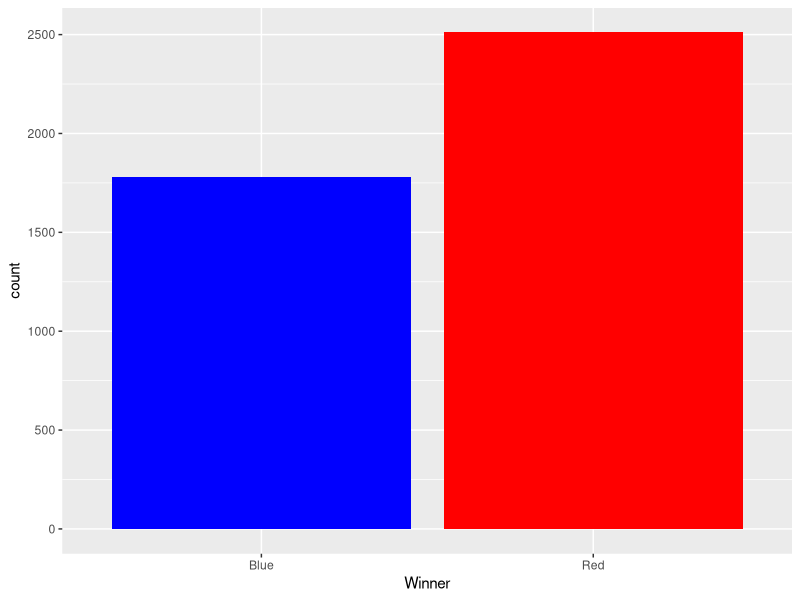
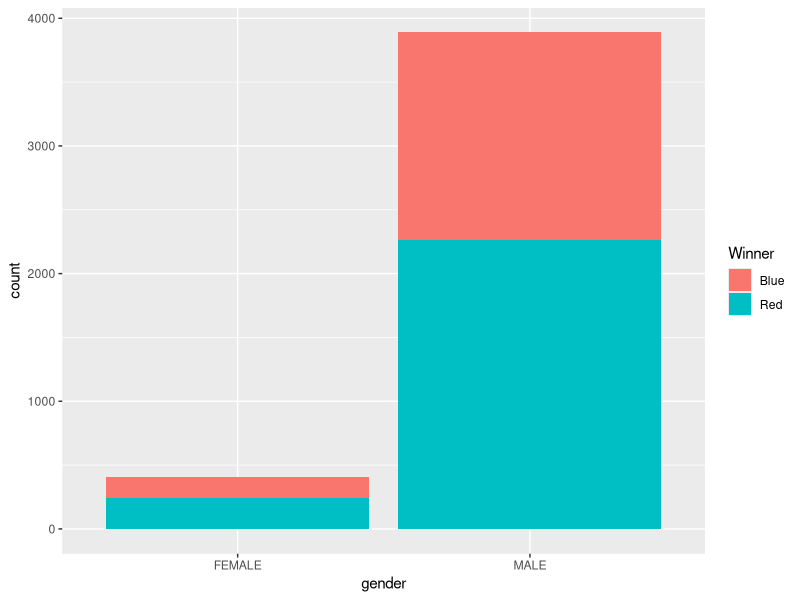
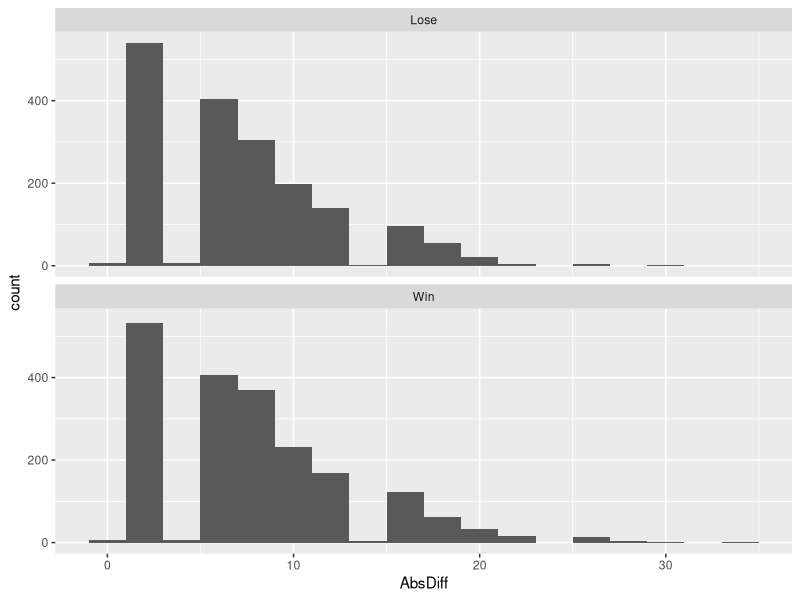
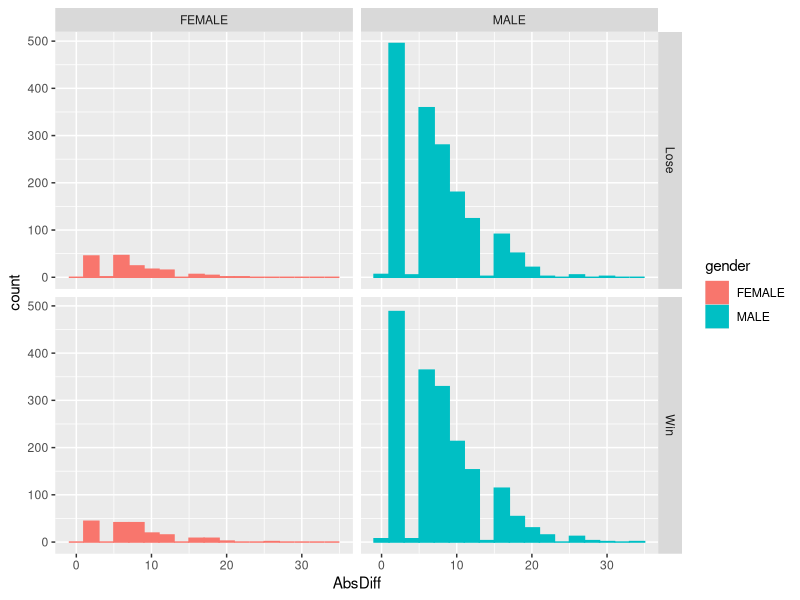

Generate these figures, in order, with R:
## ---- chunk 1
knitr::opts_chunk$set(echo = TRUE)

library(dplyr)
library(ggplot2)
## ---- chunk 2
df <- read.csv('ufc-master.csv')
## ---- chunk 3
# Question: Does one color have an advantage over the other? Does it change with gender?

# Get the data
color <- df[,c('Winner', 'gender')]

# Plot the graph
color.hist <- ggplot(color, aes(x = Winner))
color.hist +
  geom_histogram(stat = 'count', fill = c('Blue', 'Red'))


# Test of significance ?

## ---- chunk 4
ggplot(df, aes(x = gender, fill = Winner)) +
  geom_bar()
## ---- chunk 5
# Question: Does the fighter with the longer reach win more frequently?

# Create a smaller data frame
reach <- df[,c('Winner', 'B_Reach_cms', 'R_Reach_cms')]

# Calculate the difference in reach (positive = blue advantage)
reach$Diff <- reach$B_Reach_cms - reach$R_Reach_cms

# There is an outlier that makes no sense, so remove it
reach <- reach[reach$Diff > -50,]

# Remove all cases where the players had equal reach
reach <- subset(reach, !(Diff == 0))

# Identify the fighter with the longer reach
reach$Advantage <-
  case_when(
    reach$Diff > 0 ~ 'Blue',
    reach$Diff < 0 ~ 'Red'
  )

# Identify if the advantaged fighter won
reach$AdWin <-
  case_when(
    reach$Advantage == reach$Winner ~ 'Win',
    reach$Advantage != reach$Winner ~ 'Lose'
  )

reach$AdWin <- as.factor(reach$AdWin)

# Take the absolute value of the difference
reach$AbsDiff <- abs(reach$Diff)

# Plot the data
reach.hist <- ggplot(reach, aes(x = AbsDiff))
reach.hist +
  geom_histogram(binwidth = 2) +
  facet_wrap(~ AdWin, ncol = 1)

# Create the logistic regression
reach.model <- glm(AdWin ~ AbsDiff, data = reach, family = binomial())

# Display summary
summary(reach.model)

## ---- chunk 6
# Question: Does gender impact whether the fighter with the longer reach will win more frequently?

# Create a smaller data frame
reach_gender <- df[,c('Winner', 'gender', 'B_Reach_cms', 'R_Reach_cms')]

# Convert gender into levels
reach_gender$gender <- as.factor(reach_gender$gender)

# Calculate the difference in reach (positive = blue advantage)
reach_gender$Diff <- reach_gender$B_Reach_cms - reach_gender$R_Reach_cms

# There is an outlier that makes no sense, so remove it
reach_gender <- reach_gender[reach_gender$Diff > -50,]

# There is an outlier that makes no sense, so remove it
reach_gender <- reach_gender[reach$Diff > -50,]

# Remove all cases where the players had equal reach
reach_gender <- subset(reach_gender, !(Diff == 0))

# Identify the fighter with the longer reach
reach_gender$Advantage <-
  case_when(
    reach_gender$Diff > 0 ~ 'Blue',
    reach_gender$Diff < 0 ~ 'Red'
  )

# Identify if the advantaged fighter won
reach_gender$AdWin <-
  case_when(
    reach_gender$Advantage == reach_gender$Winner ~ 'Win',
    reach_gender$Advantage != reach_gender$Winner ~ 'Lose'
  )

reach_gender$AdWin <- as.factor(reach_gender$AdWin)

# Take the absolute value of the difference
reach_gender$AbsDiff <- abs(reach_gender$Diff)

# Plot the data
reach_gender.hist <- ggplot(reach_gender, aes(x = AbsDiff, color = gender))
reach_gender.hist +
  geom_histogram(binwidth = 2, aes(fill = gender)) +
  facet_grid(AdWin ~ gender)

# Create the logistic regression
diff.model <- glm(AdWin ~ AbsDiff, data = reach_gender, family = binomial())
reach_gender.model <- update(diff.model, .~. + gender)

# Display summary
summary(diff.model)
summary(reach_gender.model)
anova(diff.model, reach_gender.model)
